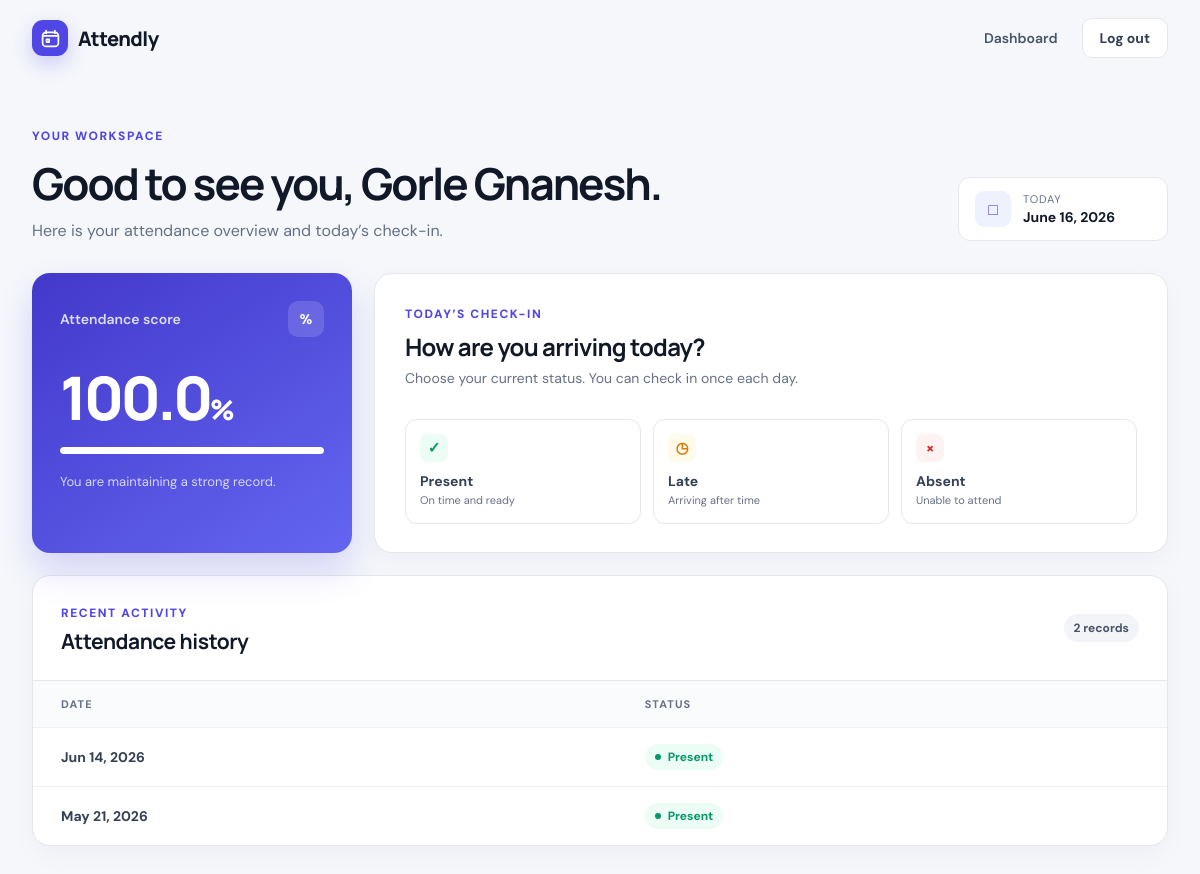
Page /dashboard (signed in) on the earlier database version.
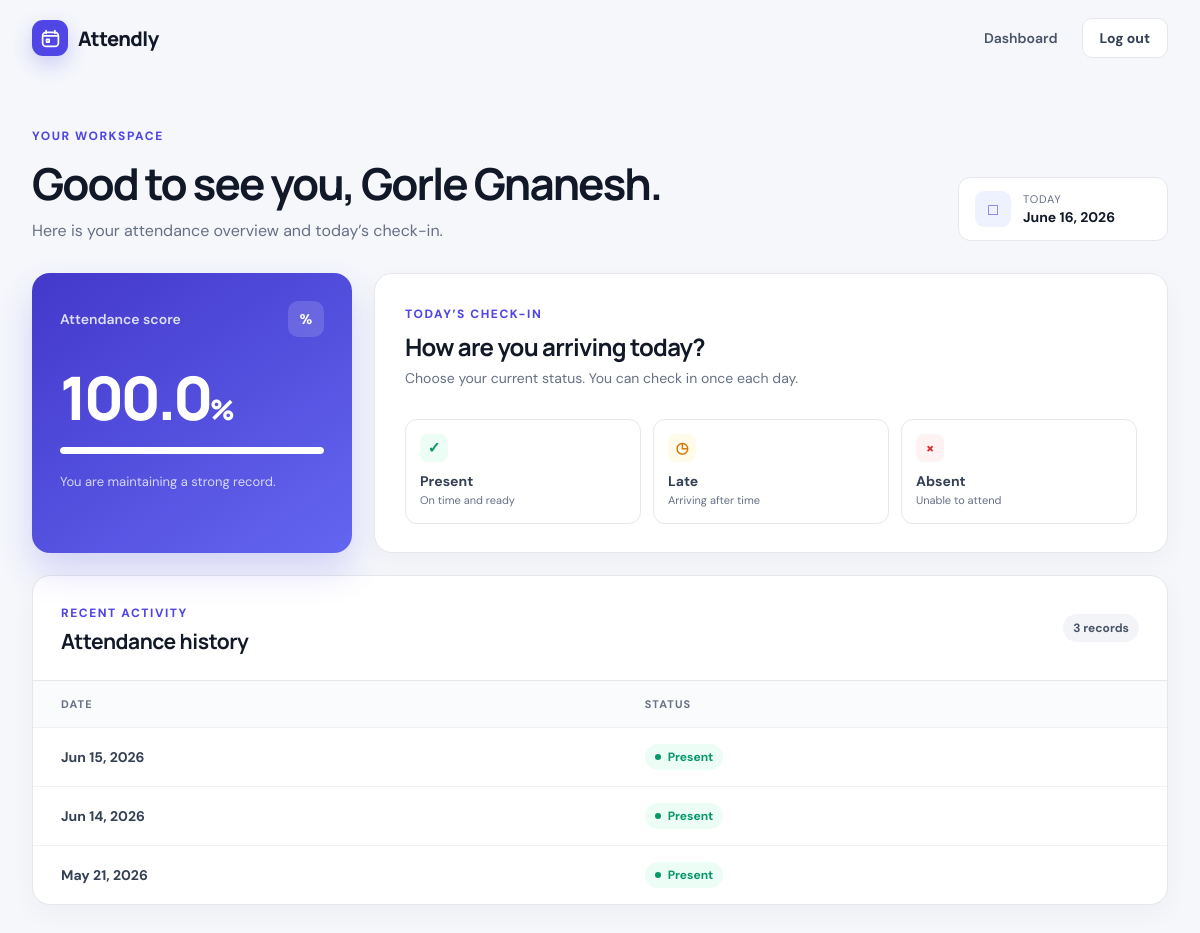
Same page on the later database version.
### models/user.py (models this page shows)
class User(db.Model):
    id = db.Column(db.Integer, primary_key = True)
    username = db.Column(db.String(80), nullable = False, unique = True)
    email = db.Column(db.String(200), nullable = False, unique = True)
    password = db.Column(db.String(200), nullable = False)

class Attendance(db.Model):
    id = db.Column(db.Integer, primary_key = True)
    user_id = db.Column(db.Integer, db.ForeignKey("user.id"), nullable = False)
    date = db.Column(db.Date, nullable = False)
    status = db.Column(db.String(10), nullable = False)
    __table_args__ = (
                        db.UniqueConstraint("user_id" , "date"),
                        )

### routes/attendance.py (the view)
@attendance.route("/dashboard",methods=["GET"])
@login_required
def dashboard():
    user_id = session.get("user_id")
    user = User.query.get(user_id)
    today = date.today()
    existing = Attendance.query.filter_by(user_id=user_id, date=today).first()
    records = Attendance.query.filter_by(user_id=user_id).order_by(Attendance.date.desc()).all()
    total = len(records)
    present_count = len([r for r in records if r.status in ["present","late"]])
    percentage = round((present_count / total) * 100, 2) if total > 0 else 0
    return render_template("dashboard.html", user=user,today=today,existing=existing,records=records,percentage=percentage)

### utils.py (called while the page is built)
def login_required(f):
    @wraps(f)
    def decorated(*args, **kwargs):
        if not session.get("user_id"):
            return redirect(url_for("auth.login"))
        return f(*args, **kwargs)
    return decorated

### templates/dashboard.html (shortened to what this page needs)
{% extends "base.html" %}
{% block body_class %}dashboard-page{% endblock %}
{% block content %}
<section class="dashboard-header">
    <div>
        <span class="eyebrow">Your workspace</span>
        <h1>Good to see you, {{ user.username }}.</h1>
        <p>Here is your attendance overview and today&rsquo;s check-in.</p>
    </div>
    <div class="date-chip">
        <span class="date-icon" aria-hidden="true">&#9633;</span>
        <div><small>Today</small><strong>{{ today.strftime('%B %d, %Y') if today else 'Current day' }}</strong></div>
    </div>
</section>
<section class="overview-grid">
    <article class="stat-card stat-card-primary">
        <div class="stat-top"><span>Attendance score</span><span class="stat-icon">%</span></div>
        <div class="stat-value">{{ percentage }}<small>%</small></div>
        <div class="progress-track"><span style="width: {{ percentage }}%"></span></div>
        <p>{% if percentage >= 75 %}You are maintaining a strong record.{% elif records %}Keep checking in to improve your score.{% else %}Your progress starts with the first check-in.{% endif %}</p>
    </article>
    <article class="checkin-card">
        <div class="checkin-copy">
            <span class="eyebrow">Today&rsquo;s check-in</span>
            {% if existing %}
                <h2>You&rsquo;re all set for today.</h2>
                <p>Your attendance has been recorded. Come back tomorrow to keep your streak going.</p>
            {% else %}
                <h2>How are you arriving today?</h2>
                <p>Choose your current status. You can check in once each day.</p>
            {% endif %}
        </div>
        {% if existing %}
            <div class="current-status status-{{ existing.status }}">
                <span class="status-dot"></span>
                <div><small>Recorded as</small><strong>{{ existing.status|capitalize }}</strong></div>
                <span class="status-check" aria-hidden="true">&#10003;</span>
            </div>
        {% else %}
            <form action="{{ url_for('attendance.mark_attendance') }}" method="post" class="status-actions">
                <button class="status-button status-present" type="submit" name="status" value="present"><span>&#10003;</span><strong>Present</strong><small>On time and ready</small></button>
                <button class="status-button status-late" type="submit" name="status" value="late"><span>&#9719;</span><strong>Late</strong><small>Arriving after time</small></button>
                <button class="status-button status-absent" type="submit" name="status" value="absent"><span>&times;</span><strong>Absent</strong><small>Unable to attend</small></button>
            </form>
        {% endif %}
    </article>
</section>
<section class="records-card">
    <div class="section-heading">
        <div><span class="eyebrow">Recent activity</span><h2>Attendance history</h2></div>
        <span class="record-count">{{ records|length }} record{% if records|length != 1 %}s{% endif %}</span>
    </div>
    {% if records %}
        <div class="table-wrap">
            <table>
                <thead><tr><th>Date</th><th>Status</th></tr></thead>
                <tbody>
                    {% for record in records %}
                        <tr>
                            <td><strong>{{ record.date.strftime('%b %d, %Y') }}</strong></td>
                            <td><span class="badge badge-{{ record.status }}"><span></span>{{ record.status|capitalize }}</span></td>
                        </tr>
                    {% endfor %}
                </tbody>
            </table>
        </div>
    {% else %}
        <div class="empty-state">
            <span class="empty-icon" aria-hidden="true">&#8635;</span>
            <h3>No attendance records yet</h3>
            <p>Mark today&rsquo;s status and your history will appear here.</p>
        </div>
    {% endif %}
</section>
{% endblock %}

### templates/base.html (shortened to what this page needs)
<!DOCTYPE html>
<html lang="en">
<head>
    <link rel="stylesheet" href="{{ url_for('static', filename='styles.css') }}">
</head>
<body class="{% block body_class %}{% endblock %}">
    <div class="page-shell">
        <nav class="navbar" aria-label="Main navigation">
            <a class="brand" href="{{ url_for('attendance.dashboard') if session.get('user_id') else url_for('auth.login') }}">
                <span class="brand-mark" aria-hidden="true">
                    <svg viewBox="0 0 24 24" fill="none"><path d="M7 3v3M17 3v3M4.5 9h15M7.5 13h3v3h-3z" stroke="currentColor" stroke-width="2" stroke-linecap="round" stroke-linejoin="round"/><rect x="3" y="5" width="18" height="16" rx="4" stroke="currentColor" stroke-width="2"/></svg>
                </span>
                <span>Attendly</span>
            </a>
            <div class="nav-links">
                {% if session.get('user_id') %}
                    <a class="nav-link" href="{{ url_for('attendance.dashboard') }}">Dashboard</a>
                    <a class="button button-ghost button-small" href="{{ url_for('auth.logout') }}">Log out</a>
                {% else %}
                    <a class="nav-link" href="{{ url_for('auth.login') }}">Log in</a>
                    <a class="button button-primary button-small" href="{{ url_for('auth.register') }}">Create account</a>
                {% endif %}
            </div>
        </nav>
        <main class="main-content">
            {% block content %}{% endblock %}
        </main>
    </div>
</body>
</html>

Differences in the rows shown:
added Attendance: date "Jun 15, 2026", status "Present"
Other differences:
{{ records|length }}: "2" → "3"
